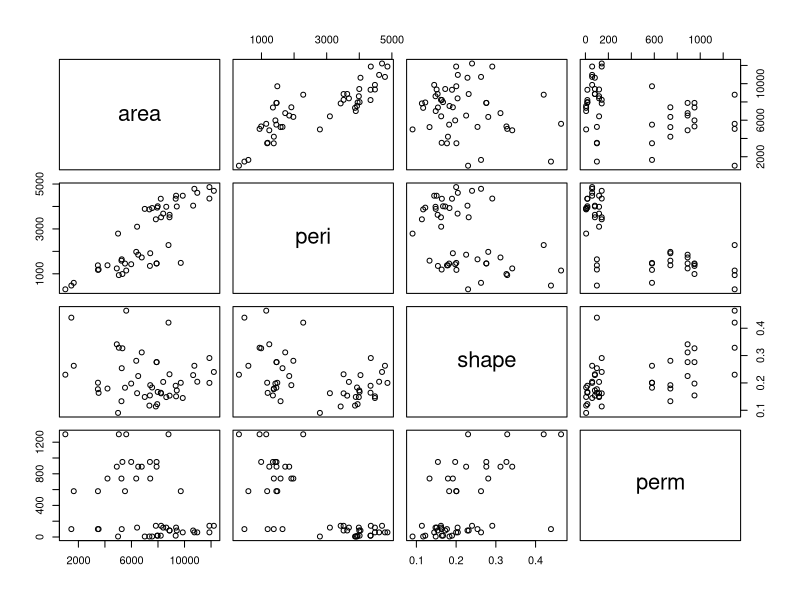
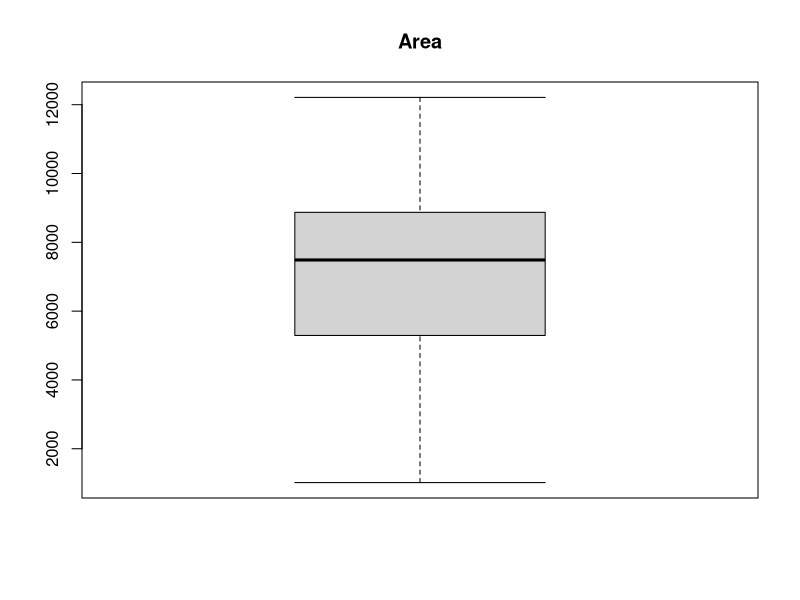
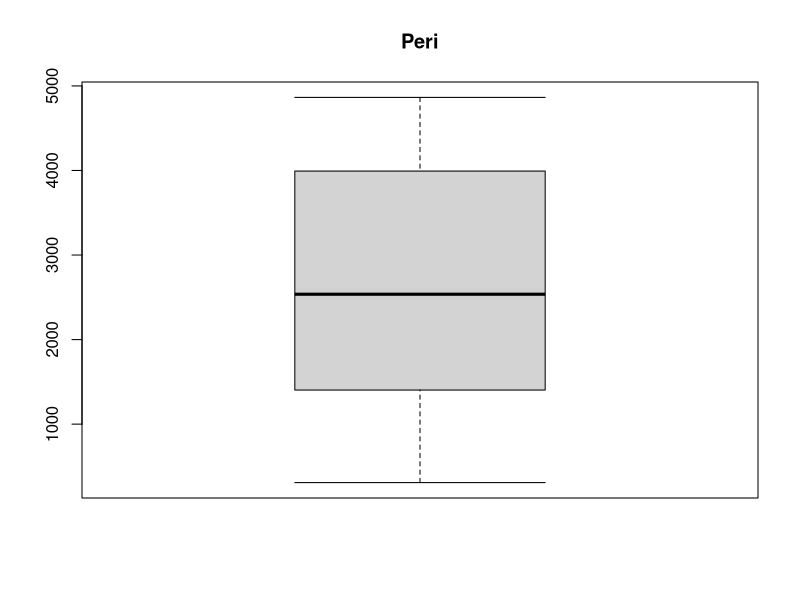
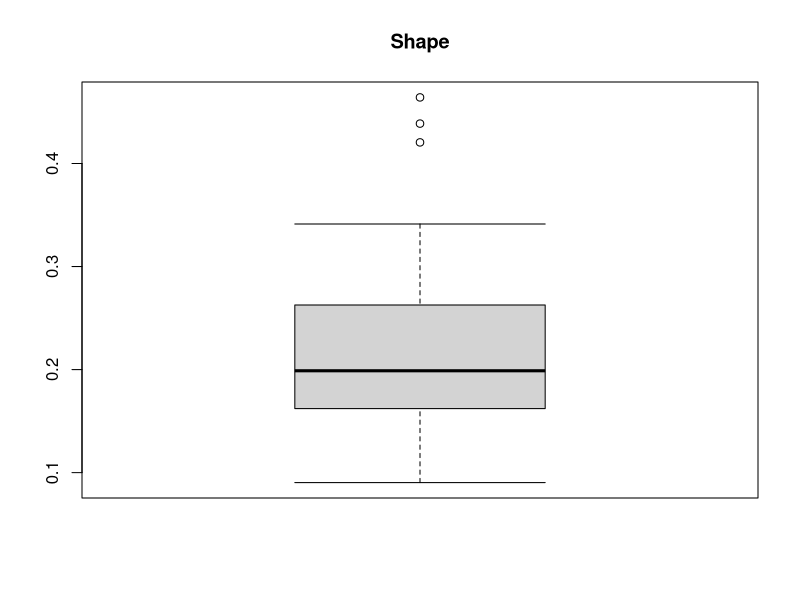
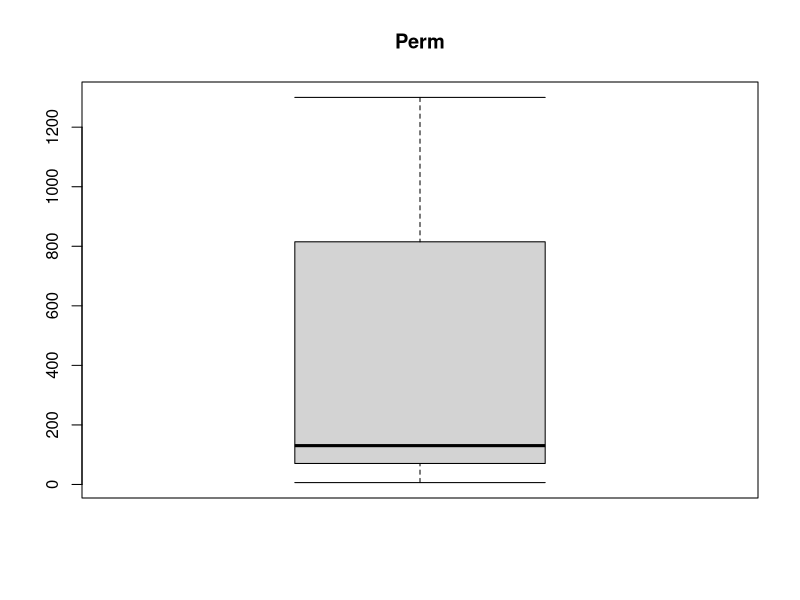

Write R code to recreate these figures, in order. (Note: this script raises an error after producing the figures.)
#----------------------------- Problema 1 -------------------------------

plot(rock)

colNames <- colnames(rock)

message(cat("MEANS AND VARIANCES OF ALL PROPERTIES\n"))
colNumber <- 1
for(colName in colNames) {
  currCol <- rock[, colNumber:colNumber]
  message(cat("The mean of", colName, "is", mean(currCol),
              "and the variance of", colName, "is", var(currCol)))
  colNumber <- colNumber + 1
}
message(cat("\n"))

message(cat("QUARTILES OF ALL PROPERTIES\n"))
colNumber <- 1
for(colName in colNames) {
  currCol <- rock[, colNumber:colNumber]
  message(cat("The quartiles of", colName, "are:\n"))
  print(quantile(currCol))
  message("\n")
  colNumber <- colNumber + 1
}

boxplot(rock$area, data = rock, main="Area", staplewex = 1)
boxplot(rock$peri, data = rock, main="Peri", staplewex = 1)
boxplot(rock$shape, data = rock, main="Shape", staplewex = 1)
boxplot(rock$perm, data = rock, main="Perm", staplewex = 1)

boxplot(area~perm, data = , main="Area~Perm", xlab="Area", ylab="Perm", staplewex = 1)
boxplot(peri~perm, data = rock, main="Peri~Perm", xlab="Peri", ylab="Perm", staplewex = 1)
boxplot(shape~perm, data = rock, main="Shape~Perm", xlab="Shape", ylab="Perm", staplewex = 1)

#----------------------------- Problema 2 -------------------------------
attach(rock)
library(tidyverse)
library(ggplot2)
library(stats)

message(cat("LINEAR REGRESSIONS"))


dev.new()
ggplot(rock,aes(x = peri, y = area)) +
  geom_point() +
  stat_smooth(method = lm)

dev.new()
ggplot(rock,aes(x = peri, y = perm)) +
  geom_point() +
  stat_smooth(method = lm)

dev.new()
ggplot(rock,aes(x = shape, y = perm)) +
  geom_point() +
  stat_smooth(method = lm)

#Testare regresii liniare simple
shape_reg <- lm(rock$shape ~ rock$perm)
summary (shape_reg)

peri_reg <- lm (rock$peri ~ rock$perm)
summary (peri_reg)


#Testare regresii liniare multiple
all_reg <- lm (rock$perm ~ rock$peri + rock$area + rock$shape)
summary (all_reg)
reg1 <- lm (rock$perm ~ rock$peri + rock$shape)
summary (reg1)
reg2 <- lm (rock$perm ~ rock$peri + rock$area)
summary (reg2)
reg3 <- lm (rock$perm ~ rock$area + rock$shape)
summary (reg3)


#Comparare intre regresia simpla si cea multipla + coeficientii celor 2

#Regresia simpla
message(cat("SIMPLE LINEAR REGRESSION peri ~ perm PROPERTIES:"))
simple_reg = lm(rock$peri ~ rock$perm)
summary(simple_reg)
simple_reg_coeff = coefficients(simple_reg)
free_coef = round (simple_reg_coeff[1],1)
simple_reg_equation = paste0("y = " ,
                             round(simple_reg_coeff[2],1), " *x + " , 
                             free_coef)

#Regresia multipla
message(cat("MULTIPLE LINEAR REGRESSION perm ~ peri + area PROPERTIES:"))
multiple_reg = lm(rock$perm ~ rock$peri + rock$area)
summary(multiple_reg)
multiple_reg_coeff = coefficients(multiple_reg)
free_coef = round (multiple_reg_coeff[1],1)
multiple_reg_equation = paste0("y = ")
for (i in 2:3){
  multiple_reg_equation = paste0(multiple_reg_equation,
                                 round (multiple_reg_coeff[i],1) , " *x ", i - 1, " + ");
}
multiple_reg_equation = paste0(multiple_reg_equation,
                               free_coef)

#Ecuatiile celor 2 regresii
message(cat(paste0("The simple regression is ",
                   simple_reg_equation))) 
message(cat(paste0("the multiple regression is ",
                   multiple_reg_equation)))

#Adaugare variabila noua
plot(density(perm))
densitate <- ppois(c(100,20),perm)
plot (density(densitate))


#----------------------------- Problema 3 -------------------------------

per <- seq(0, 3, 0.00001)
par(mfrow = c(1, 2))

plot(per, pweibull(per, 0.5), type = "l", main = "Functia de repartitie", 
     xlab = "x", ylab = "P(X <= x)", ylim = c(0, 1))
lines(per, pweibull(per, 1), type = "l", col = "blue")
lines(per, pweibull(per, 2), type = "l", col = "yellow")
lines(per, pweibull(per, 4), type = "l", col = "red")

plot(per, dweibull(per, 0.5), type = "l", main = "Densitatea de probabilitate", 
     xlab="x", ylab = "Rata de esuare", ylim = c(0, 2.5))
lines(per, dweibull(per, 1), type = "l", col = "blue")
lines(per, dweibull(per, 2), type = "l", col = "yellow")
lines(per, dweibull(per, 4), type = "l", col = "red")

